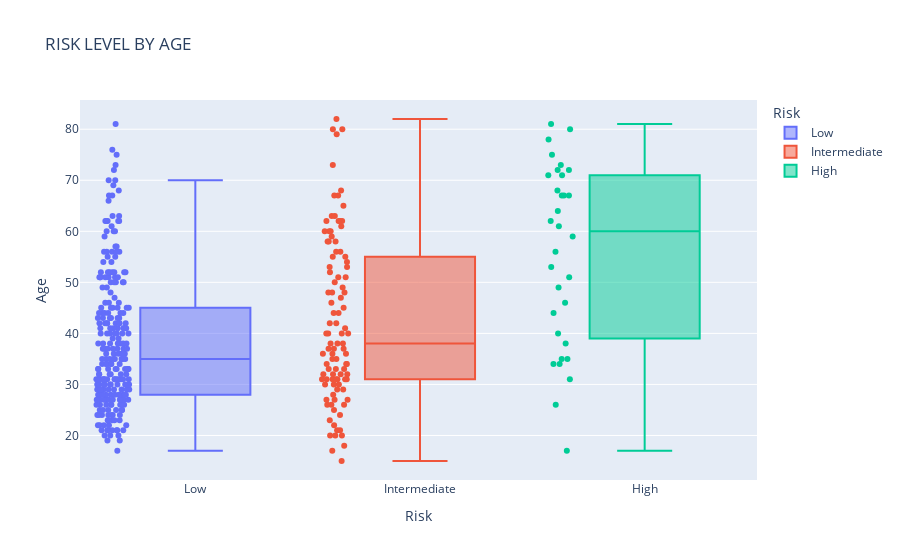
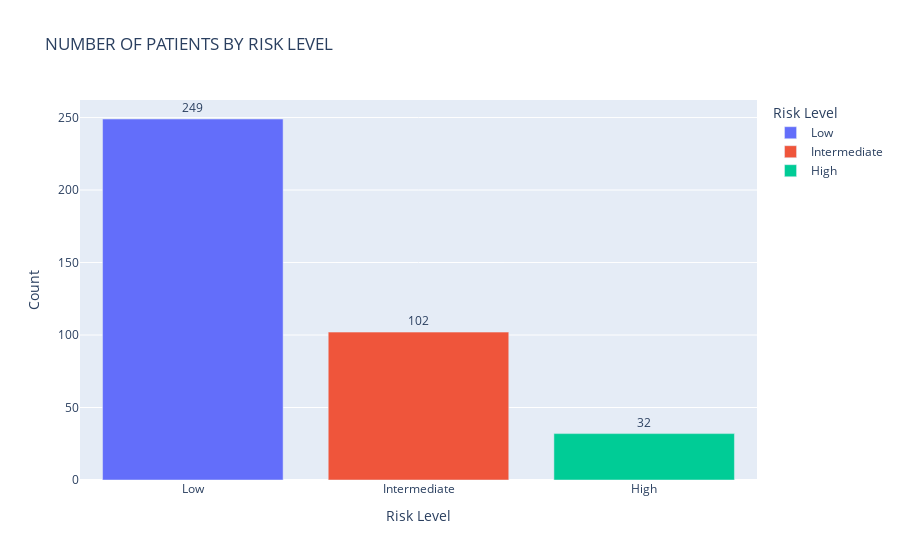

Notebook code cell kept with these figures, in order:
### Code cell
# RISK LEVEL vs AGE
# NUMBER OF PATIENTS vs RISK LEVEL
fig = px.box(df,
             x='Risk',
             y='Age',
             color='Risk',
             points='all',
             title='RISK LEVEL BY AGE')
fig.show()

risk_counts = df['Risk'].value_counts().reset_index()
risk_counts.columns = ['Risk Level', 'Count']

fig = px.bar(risk_counts,
             x='Risk Level',
             y='Count',
             text='Count',
             color='Risk Level',
             title='NUMBER OF PATIENTS BY RISK LEVEL')

fig.update_traces(textposition='outside')
fig.show()

### Figure 1 — Plotly figure (JSON) as saved in the notebook; plotly's stock layout.template omitted (floating-point values rounded to 4 significant figures; data arrays with more than 128 entries replaced by an {"elided": "..."} marker saying what was removed)
{"data": [{"alignmentgroup": "True", "boxpoints": "all", "hovertemplate": "Risk=%{x}<br>Age=%{y}<extra></extra>", "legendgroup": "Low", "marker": {"color": "#636efa"}, "name": "Low", "notched": false, "offsetgroup": "Low", "orientation": "v", "showlegend": true, "type": "box", "x": {"elided": "249 str values"}, "x0": " ", "xaxis": "x", "y": {"elided": "249 int values"}, "y0": " ", "yaxis": "y"}, {"alignmentgroup": "True", "boxpoints": "all", "hovertemplate": "Risk=%{x}<br>Age=%{y}<extra></extra>", "legendgroup": "Intermediate", "marker": {"color": "#EF553B"}, "name": "Intermediate", "notched": false, "offsetgroup": "Intermediate", "orientation": "v", "showlegend": true, "type": "box", "x": ["Intermediate", "Intermediate", "Intermediate", "Intermediate", "Intermediate", "Intermediate", "Intermediate", "Intermediate", "Intermediate", "Intermediate", "Intermediate", "Intermediate", "Intermediate", "Intermediate", "Intermediate", "Intermediate", "Intermediate", "Intermediate", "Intermediate", "Intermediate", "Intermediate", "Intermediate", "Intermediate", "Intermediate", "Intermediate", "Intermediate", "Intermediate", "Intermediate", "Intermediate", "Intermediate", "Intermediate", "Intermediate", "Intermediate", "Intermediate", "Intermediate", "Intermediate", "Intermediate", "Intermediate", "Intermediate", "Intermediate", "Intermediate", "Intermediate", "Intermediate", "Intermediate", "Intermediate", "Intermediate", "Intermediate", "Intermediate", "Intermediate", "Intermediate", "Intermediate", "Intermediate", "Intermediate", "Intermediate", "Intermediate", "Intermediate", "Intermediate", "Intermediate", "Intermediate", "Intermediate", "Intermediate", "Intermediate", "Intermediate", "Intermediate", "Intermediate", "Intermediate", "Intermediate", "Intermediate", "Intermediate", "Intermediate", "Intermediate", "Intermediate", "Intermediate", "Intermediate", "Intermediate", "Intermediate", "Intermediate", "Intermediate", "Intermediate", "Intermediate", "Intermediate", "Intermediate", "Intermediate", "Intermediate", "Intermediate", "Intermediate", "Intermediate", "Intermediate", "Intermediate", "Intermediate", "Intermediate", "Intermediate", "Intermediate", "Intermediate", "Intermediate", "Intermediate", "Intermediate", "Intermediate", "Intermediate", "Intermediate", "Intermediate", "Intermediate"], "x0": " ", "xaxis": "x", "y": [31, 31, 26, 40, 33, 35, 31, 18, 62, 20, 40, 17, 24, 38, 28, 36, 50, 51, 55, 48, 20, 20, 40, 38, 21, 31, 34, 60, 60, 62, 36, 34, 41, 56, 47, 37, 32, 53, 30, 34, 62, 58, 55, 27, 46, 44, 26, 42, 56, 61, 67, 63, 67, 73, 26, 30, 36, 31, 40, 49, 38, 27, 27, 33, 32, 29, 37, 48, 30, 33, 80, 62, 63, 60, 79, 65, 35, 58, 52, 51, 31, 15, 29, 53, 45, 48, 42, 23, 22, 44, 31, 25, 32, 82, 58, 68, 37, 59, 21, 32, 54, 80], "y0": " ", "yaxis": "y"}, {"alignmentgroup": "True", "boxpoints": "all", "hovertemplate": "Risk=%{x}<br>Age=%{y}<extra></extra>", "legendgroup": "High", "marker": {"color": "#00cc96"}, "name": "High", "notched": false, "offsetgroup": "High", "orientation": "v", "showlegend": true, "type": "box", "x": ["High", "High", "High", "High", "High", "High", "High", "High", "High", "High", "High", "High", "High", "High", "High", "High", "High", "High", "High", "High", "High", "High", "High", "High", "High", "High", "High", "High", "High", "High", "High", "High"], "x0": " ", "xaxis": "x", "y": [17, 75, 34, 44, 38, 73, 35, 26, 53, 35, 49, 34, 80, 67, 68, 71, 64, 56, 71, 78, 51, 67, 31, 62, 59, 40, 46, 72, 81, 72, 61, 67], "y0": " ", "yaxis": "y"}], "layout": {"boxmode": "overlay", "legend": {"title": {"text": "Risk"}, "tracegroupgap": 0}, "title": {"text": "RISK LEVEL BY AGE"}, "xaxis": {"anchor": "y", "categoryarray": ["Low", "Intermediate", "High"], "categoryorder": "array", "domain": [0, 1], "title": {"text": "Risk"}}, "yaxis": {"anchor": "x", "domain": [0, 1], "title": {"text": "Age"}}}}

### Figure 2 — Plotly figure (JSON) as saved in the notebook; plotly's stock layout.template omitted (floating-point values rounded to 4 significant figures)
{"data": [{"alignmentgroup": "True", "hovertemplate": "Risk Level=%{x}<br>Count=%{text}<extra></extra>", "legendgroup": "Low", "marker": {"color": "#636efa", "pattern": {"shape": ""}}, "name": "Low", "offsetgroup": "Low", "orientation": "v", "showlegend": true, "text": [249], "textposition": "outside", "type": "bar", "x": ["Low"], "xaxis": "x", "y": [249], "yaxis": "y"}, {"alignmentgroup": "True", "hovertemplate": "Risk Level=%{x}<br>Count=%{text}<extra></extra>", "legendgroup": "Intermediate", "marker": {"color": "#EF553B", "pattern": {"shape": ""}}, "name": "Intermediate", "offsetgroup": "Intermediate", "orientation": "v", "showlegend": true, "text": [102], "textposition": "outside", "type": "bar", "x": ["Intermediate"], "xaxis": "x", "y": [102], "yaxis": "y"}, {"alignmentgroup": "True", "hovertemplate": "Risk Level=%{x}<br>Count=%{text}<extra></extra>", "legendgroup": "High", "marker": {"color": "#00cc96", "pattern": {"shape": ""}}, "name": "High", "offsetgroup": "High", "orientation": "v", "showlegend": true, "text": [32], "textposition": "outside", "type": "bar", "x": ["High"], "xaxis": "x", "y": [32], "yaxis": "y"}], "layout": {"barmode": "relative", "legend": {"title": {"text": "Risk Level"}, "tracegroupgap": 0}, "title": {"text": "NUMBER OF PATIENTS BY RISK LEVEL"}, "xaxis": {"anchor": "y", "categoryarray": ["Low", "Intermediate", "High"], "categoryorder": "array", "domain": [0, 1], "title": {"text": "Risk Level"}}, "yaxis": {"anchor": "x", "domain": [0, 1], "title": {"text": "Count"}}}}
